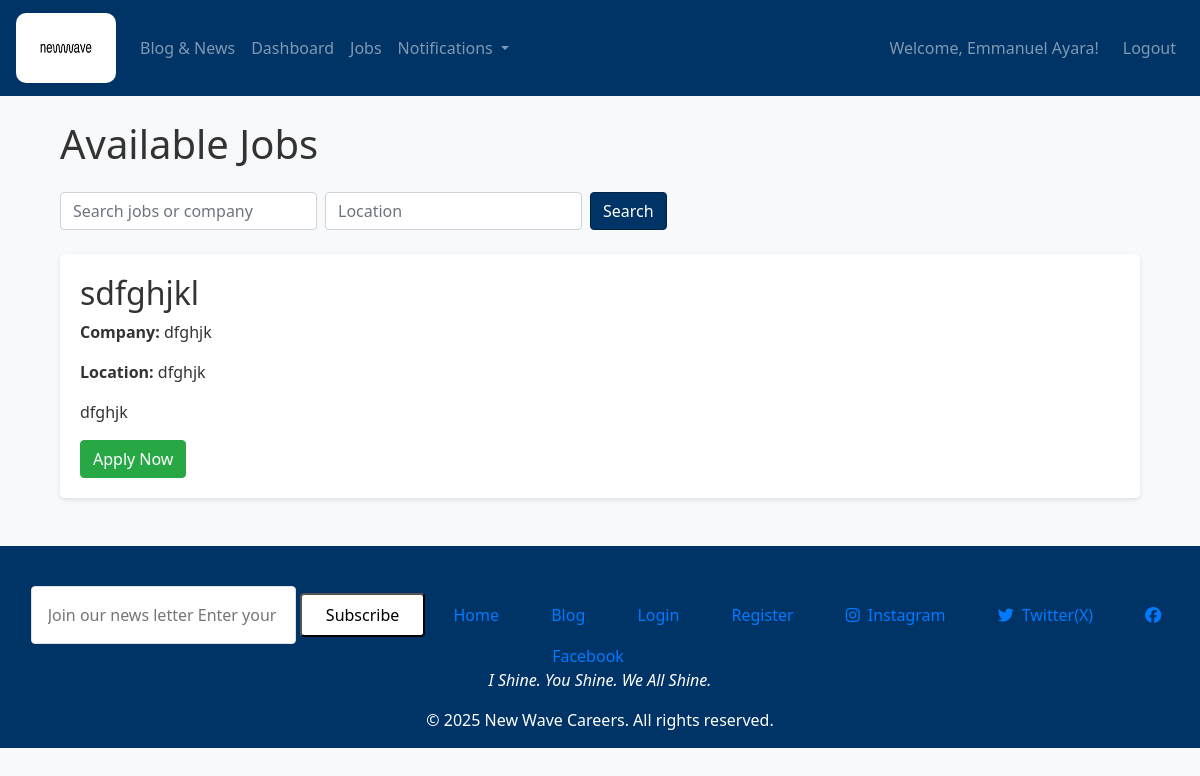
/jobs (signed in), run on an earlier commit of the app's database.
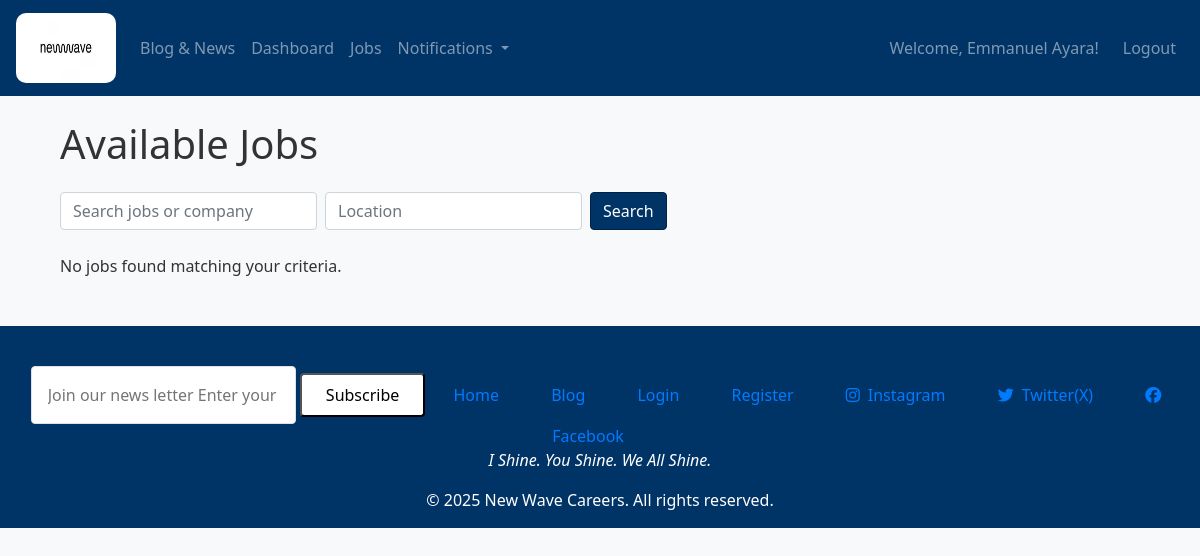
And on a later commit of the database.
### models.py (models this page shows, shortened)
class Job(db.Model):
    id = db.Column(db.Integer, primary_key=True)
    title = db.Column(db.String(100), nullable=False)
    description = db.Column(db.Text, nullable=False)
    company = db.Column(db.String(100), nullable=False)
    location = db.Column(db.String(100), nullable=False)
    views = db.Column(db.Integer, default=0)
    date_posted = db.Column(db.DateTime, default=datetime.utcnow)
    applications = db.relationship('Application', backref='job_applications', lazy=True)
    user_id = db.Column(db.Integer, db.ForeignKey('user.id'), nullable=False)
    employer_id = db.Column(db.Integer, db.ForeignKey('user.id', name='fk_job_employer_id'), nullable=False)
    employer = db.relationship('User', foreign_keys=[employer_id], backref=db.backref('jobs', lazy=True))

### routes.py (the view)
@app.route("/jobs")
@login_required
def jobs():
    job_list = Job.query.all()
    return render_template('jobs.html', jobs=job_list, UserRole=UserRole)

### app.py (called while the page is built)
@app.after_request
def add_header(response):
    response.headers["Cache-Control"] = "no-store, no-cache, must-revalidate, max-age=0"
    return response

### models.py (called while the page is built)
@login_manager.user_loader
def load_user(user_id):
    return User.query.get(int(user_id))

### templates/jobs.html (shortened to what this page needs)
{% extends "layout.html" %}
{% block content %}
<div class="container">
  <h1 class="mb-4">Available Jobs</h1>
  <form method="GET" action="{{ url_for('jobs') }}" class="form-inline mb-4">
    <div class="form-group mr-2">
      <input type="text" name="search" class="form-control" placeholder="Search jobs or company" value="{{ search }}">
    </div>
    <div class="form-group mr-2">
      <input type="text" name="location" class="form-control" placeholder="Location" value="{{ location }}">
    </div>
    <button type="submit" class="btn btn-primary">Search</button>
  </form>
  {% if jobs %}
    {% for job in jobs %}
      <div class="job-listing">
        <h2>{{ job.title }}</h2>
        <p><strong>Company:</strong> {{ job.company }}</p>
        <p><strong>Location:</strong> {{ job.location }}</p>
        <p>{{ job.description}}</p>
        <a href="{{ url_for('apply', job_id=job.id) }}" class="btn btn-success">Apply Now</a>
      </div>
    {% endfor %}
  {% else %}
    <p>No jobs found matching your criteria.</p>
  {% endif %}
</div>
{% endblock %}

What changed in the data, as far as the page shows it:
removed Job: title "sdfghjkl", company "dfghjk", location "dfghjk", description "dfghjk"
Also different on the page:
text now shown: "No jobs found matching your criteria."
